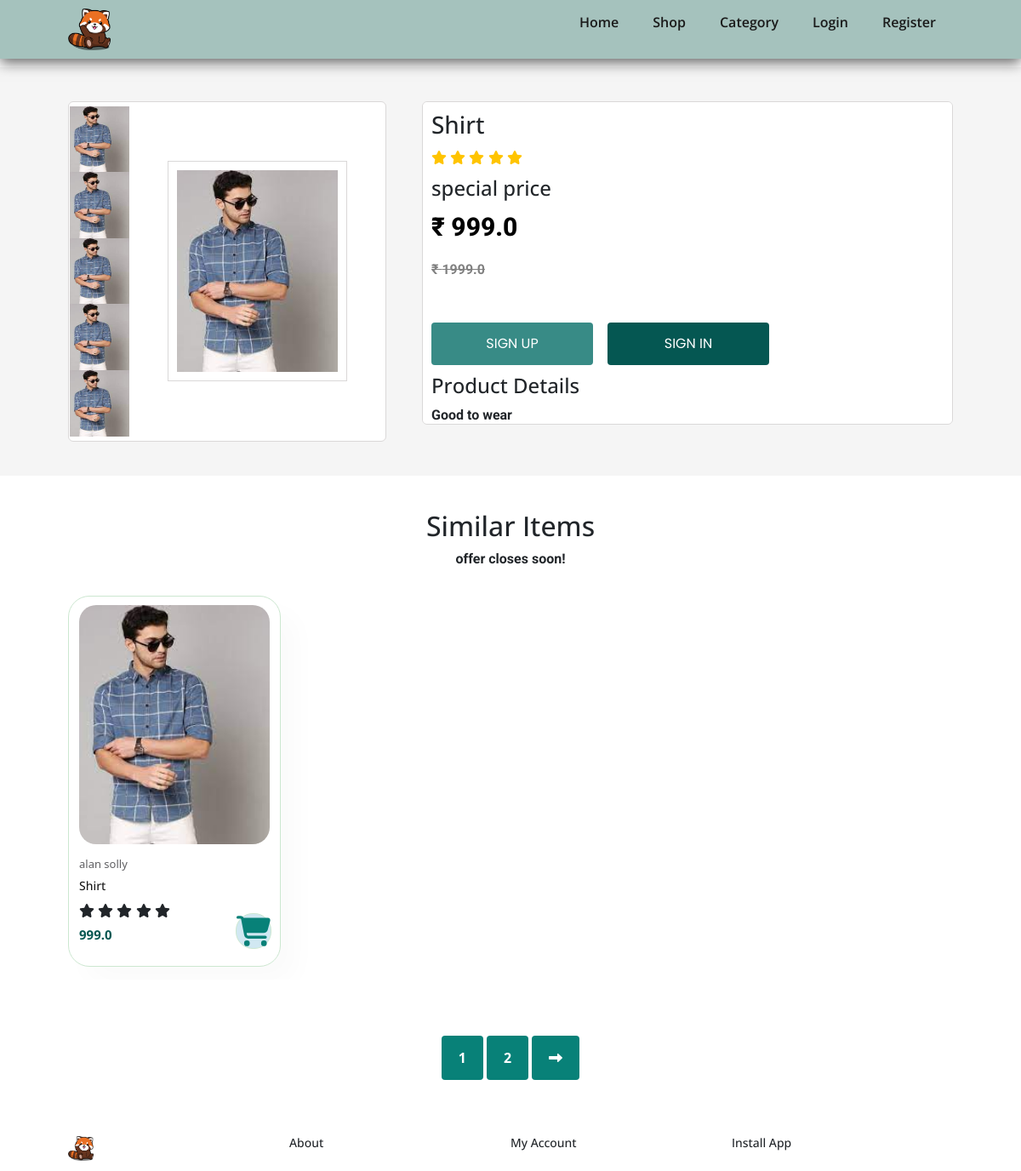
The app's page /product-detail/2 (upper part), older data.
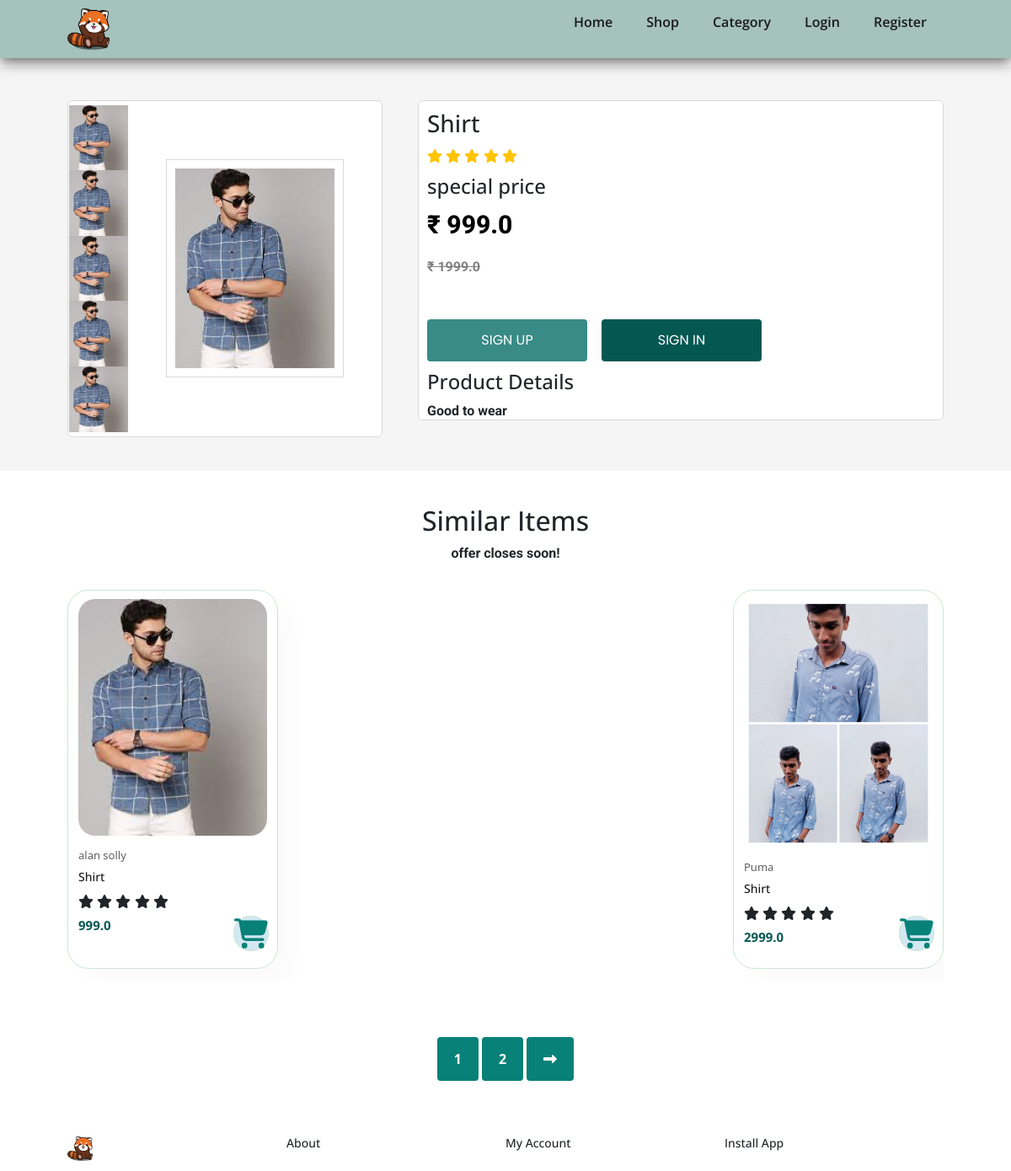
The same page, newer data.
### app/models.py (models this page shows, shortened)
class Product(models.Model):
    title = models.CharField(max_length=100)
    selling_price = models.FloatField()
    discounted_price = models.FloatField()
    description = models.TextField()
    brand = models.CharField(max_length=100)
    category = models.CharField(choices=CATEGORY_CHOICES, max_length=2)
    product_img = models.ImageField(upload_to='product_img' )

### app/views.py (the view)
# urls.py: path('product-detail/<int:pk>', views.SingleProductDetailView.as_view(), name='product-detail'),
class SingleProductDetailView(View):
    def get(self, request, pk):
        product = Product.objects.get(pk=pk)
        all_products = Product.objects.filter(category=product.category)
        cart = ''
        try:
            cart = Cart.objects.get(user=request.user, product=product)
        except:
            print('hello')
        return render(request, 'app/sproduct.html', {'product': product, 'all_products': all_products, 'cart': cart},)

### app/templates/app/sproduct.html (shortened to what this page needs)
{% extends 'app/base.html' %}
{% load static %}
{% block main-content %}
<link rel="stylesheet" href="https://cdnjs.cloudflare.com/ajax/libs/twitter-bootstrap/5.5.0/css/bootstrap.min.css">
<section class="section-p1" id="single-pro">
 <div class="equal-size" id="pro-img">
    <div class="side-box">
      <img src="{{product.product_img.url}}" alt="" width="70px">
      <img src="{{product.product_img.url}}" alt="" width="70px">
      <img src="{{product.product_img.url}}" alt="" width="70px">
      <img src="{{product.product_img.url}}" alt="" width="70px">
      <img src="{{product.product_img.url}}" alt="" width="70px">
    </div>
    <div id="before-div">
      <div id="active-img-box">
        <img src="{{product.product_img.url}}" alt=""  id="active-img">
      </div>
    </div>
 </div>
 <div class="equal-size" id="pro-det">
  <h3>{{product.title}}</h3>
  <div class="star">
    <i class="fas fa-star"></i>
    <i class="fas fa-star"></i>
    <i class="fas fa-star"></i>
    <i class="fas fa-star"></i>
    <i class="fas fa-star"></i>
  </div>
  <div class="price">
    <h4>special price</h4>
    <p style="color: #000; font-size: 30px; font-weight: 800;" >₹ {{product.discounted_price}} <p style="text-decoration: line-through;color: grey; ">₹ {{product.selling_price}}</p></p>
  </div>
  <div class="detail">
    {% if request.user.is_authenticated %}
    <div id="button-b">
       {% if cart %}
       <button class="p-btn" style="  background-color: #388b86; " data-product-uid="{{product.id}}" onclick="window.location.href=`{%url 'show_my_cart'%}`"> GO TO CART</button>
        {%else %}
        <button  id="add-to-cart-btn"class="p-btn" style="  background-color: #388b86; " data-product-uid="{{product.id}}"> ADD TO CART</button>
        {%endif%}
        <button class="p-btn" style="  background-color: #055752;"> BUY NOW</button>
    </div>
    {%else%}
    <div id="button-b">
       <button onclick="window.location.href=`{%url 'signup'%}`" class="p-btn" style="  background-color: #388b86; " data-product-uid="{{product.id}}"> SIGN UP</button>
       <button onclick="window.location.href=`{%url 'login'%}`" class="p-btn" style="  background-color: #055752;"> SIGN IN</button>
   </div>
    {% endif%}
    <h4>Product Details</h4>
<p>{{product.description}}</p>
   </div>
 </div>
</section>
    <section id="product1" class="section-p1">
      <h2>Similar Items </h2>
      <p>offer closes soon!</p>
      <div class="pro-container">
        {% if all_products%}
        {%for item in all_products%}
        <div class="pro" onclick=window.location.href="{% url 'product-detail' item.id %}">
          <img src="{{item.product_img.url}}" alt="" />
          <div class="des">
            <span>{{item.brand}}</span>
            <h5>{{item.title}}</h5>
            <div class="star">
              <i class="fas fa-star"></i>
              <i class="fas fa-star"></i>
              <i class="fas fa-star"></i>
              <i class="fas fa-star"></i>
              <i class="fas fa-star"></i>
            </div>
            <h4>{{item.discounted_price}}</h4>
          </div>
          <a href="#"> <i class="fa-solid fa-cart-shopping cart"></i></a>
        </div>
        {%endfor%}
        {%endif%}
      </div>
    </section>
    <section id="pagination" class="section-p1">
      <a href="#">1</a>
      <a href="#">2</a>
      <a href="#"><i class="fa-solid fa-long-arrow-alt-right"></i></a>
    </section>
    {% endblock main-content %}

Row changes from the older to the newer data that the page shows:
added Product: product_img (picture), brand "Puma", title "Shirt", discounted_price "2999.0"
